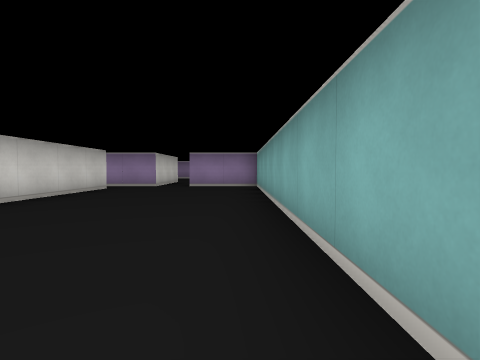
view 1 (above)

23 first-person views from a walk through a cub3D level. The camera is about half as high as the walls, tilts 2° down and sees 80° across. The floor is counted in squares. Each view is taken from the middle of a square. On the plan, view 1 faces up. The plan holds only what a view shows up to about 9 squares ahead; the rest is blank.

view 2
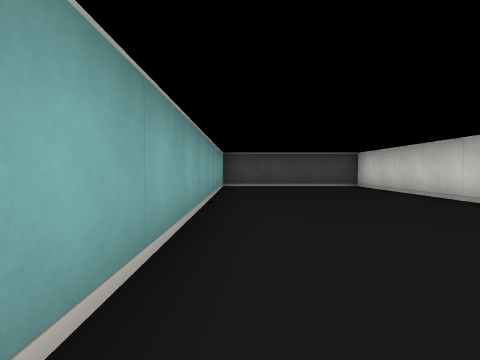

view 3
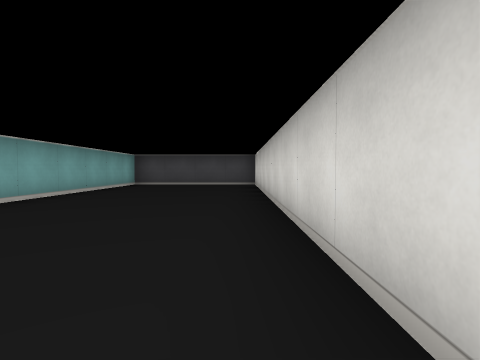

view 4
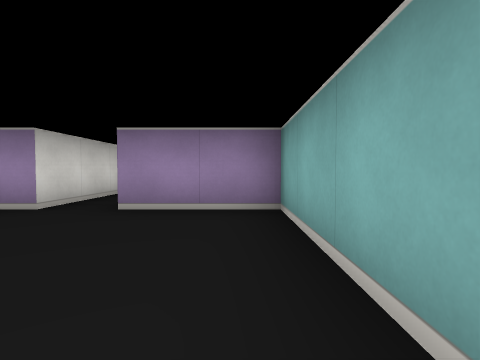

view 5
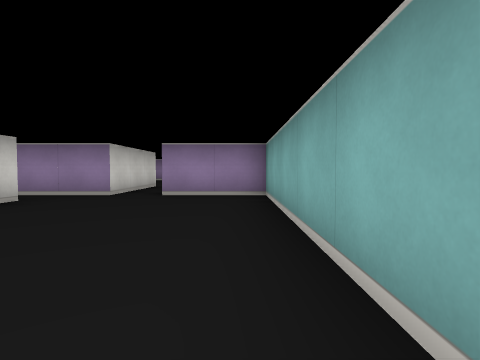

view 6
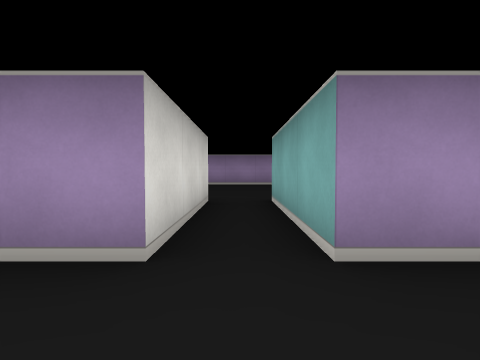

view 7
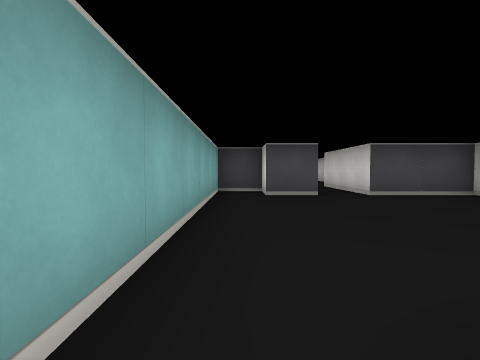

view 8
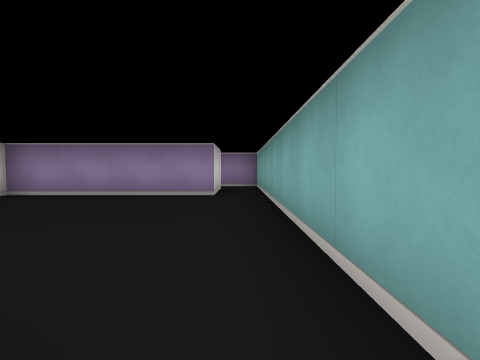

view 9
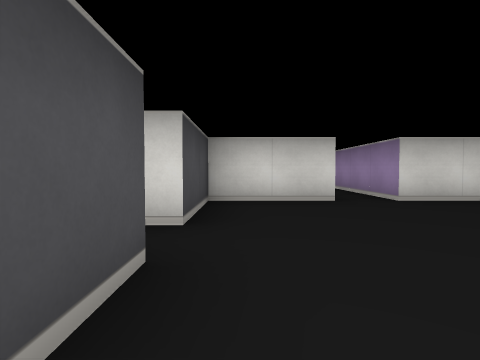

view 10
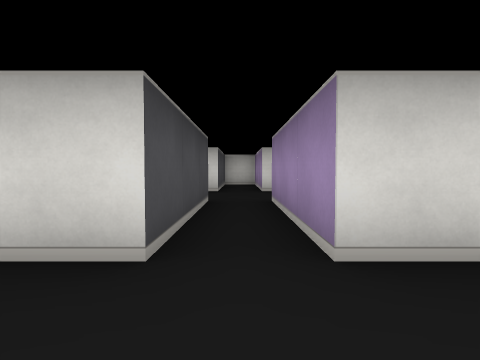

view 11
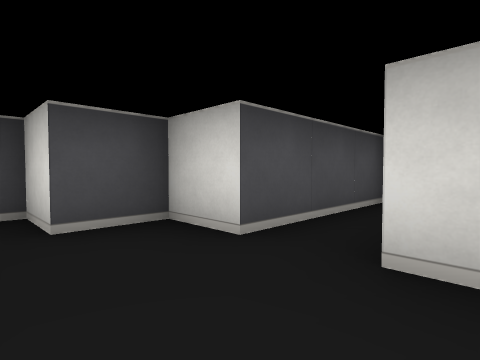

view 12
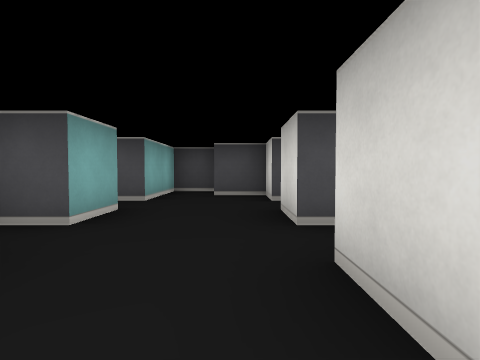

view 13
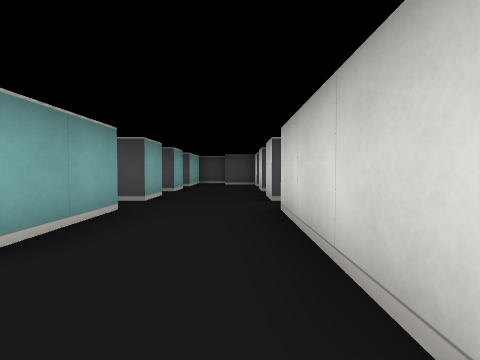

view 14
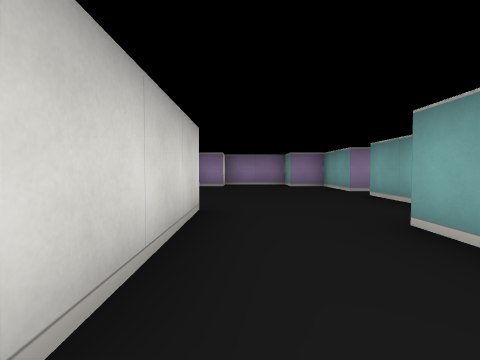

view 15
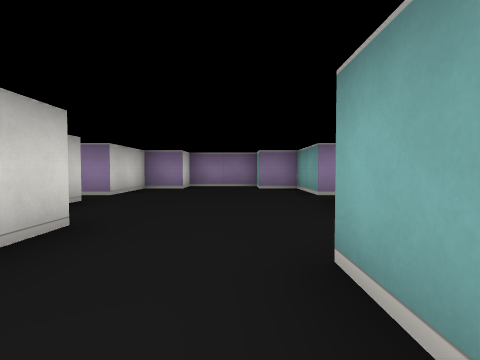

view 16
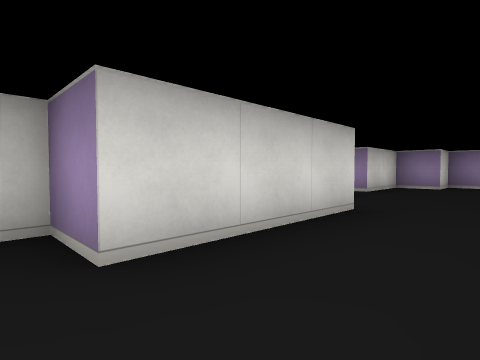

view 17
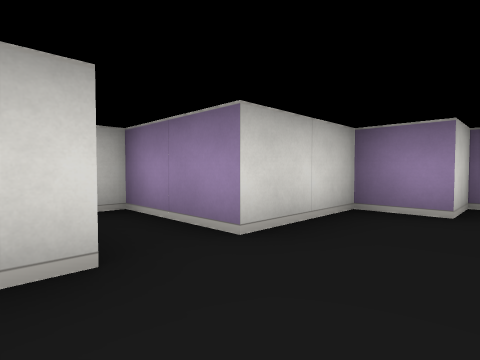

view 18
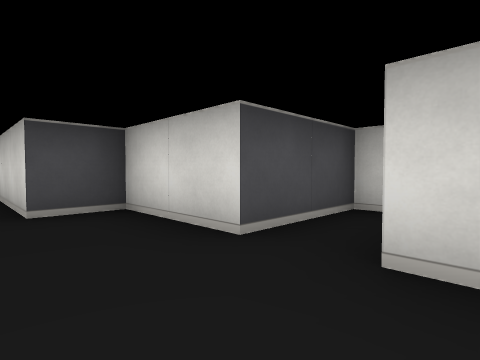

view 19
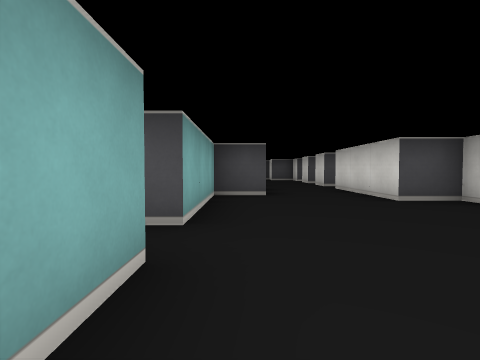

view 20
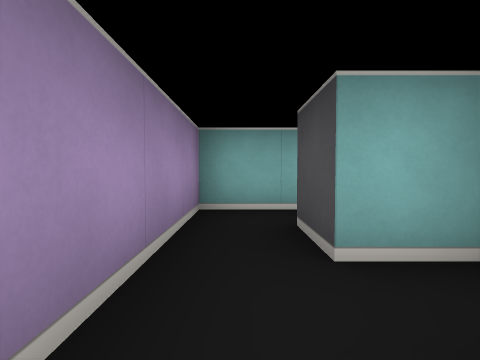

view 21
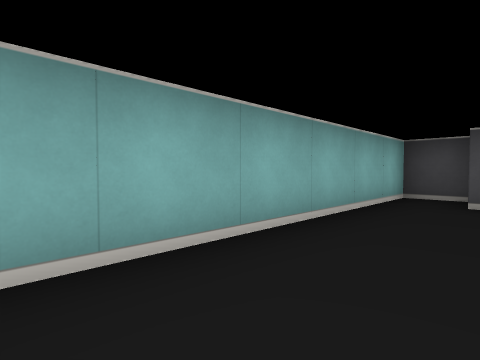

view 22
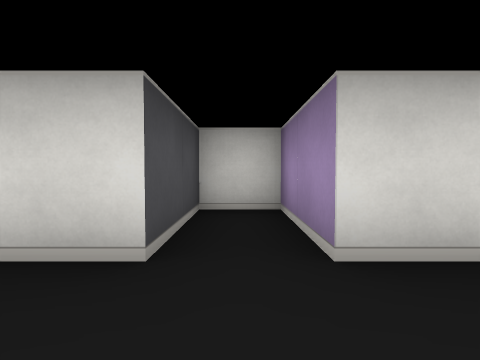

view 23
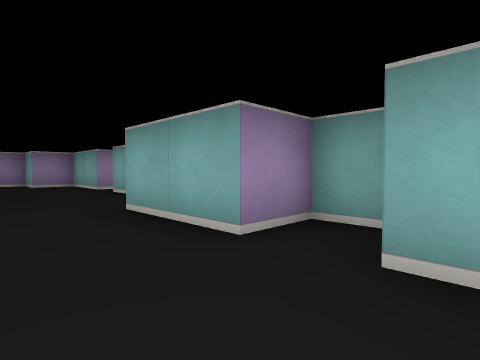

### Floor plan
Ten units are one square. View 1 is at (0, 0); x grows to the right and y downward. Boxes are objects, and circles mark ways between rooms. Rooms are numbered by the first view taken in them; rooms with no view inside come last. Other rooms are left out.
<svg viewBox="-131 -280 141 320">
<path fill="none" stroke="#000" d="M-35 -75 -35 35 5 35 5 -85 -15 -85M-25 -85 -44 -85M-15 -176 -15 -185 -5 -185 -5 -165M5 -165 5 -195 -25 -195M-5 -165 -45 -165 -45 -145 -75 -145M-75 -135 -45 -135 -45 -115 -25 -115 -25 -85M-15 -85 -15 -115 -5 -115 -5 -105 5 -105 5 -165M-95 -175 -95 -165 -115 -165 -115 -155 -95 -155 -95 -145M-75 -165 -75 -175M-75 -145 -75 -155 -69 -155M-65 -245 -65 -265 -75 -265 -75 -275 -95 -275 -95 -265 -105 -265 -105 -245 -125 -245 -125 -235 -105 -235 -105 -215 -95 -215 -95 -185 -105 -185 -105 -181M-75 -175 -70 -175M-65 -178 -65 -185 -75 -185 -75 -205 -65 -205 -65 -235M-95 -145 -119 -145M-126 -135 -95 -135 -95 -125 -85 -125 -85 -115 -75 -115 -75 -135"/>
<circle cx="-20" cy="-80" r="3" fill="#2a7"/>
<circle cx="0" cy="-175" r="3" fill="#2a7"/>
<circle cx="-70" cy="-140" r="3" fill="#2a7"/>
<circle cx="-85" cy="-170" r="3" fill="#2a7"/>
<circle cx="-85" cy="-150" r="3" fill="#2a7"/>
<text x="-20" y="-30">1</text>
<text x="-10" y="-190">2</text>
<text x="-20" y="-140">3</text>
<text x="-90" y="-160">4</text>
<text x="-90" y="-230">5</text>
<text x="-90" y="-140">6</text>
</svg>
Room 1 opens to room 3. Room 2 opens to room 3. Room 3 opens to room 6. Room 4 opens to room 5. Room 4 opens to room 6.

Where each view was taken, in squares from view 1:
view 1: 0 up, 0 right, facing up
view 2: 5 up, 0 right, facing down
view 3: 6 up, 3 left, facing down
view 4: 5 up, 0 right, facing up
view 5: 3 up, 0 right, facing up
view 6: 7 up, 2 left, facing up
view 7: 17 up, 0 right, facing down
view 8: 11 up, 0 right, facing up
view 9: 12 up, 0 right, facing left
view 10: 14 up, 3 left, facing left
view 11: 15 up, 8 left, facing down-left
view 12: 18 up, 9 left, facing down
view 13: 22 up, 9 left, facing down
view 14: 18 up, 9 left, facing up
view 15: 19 up, 8 left, facing up
view 16: 18 up, 8 left, facing up-left
view 17: 23 up, 9 left, facing up-left
view 18: 25 up, 9 left, facing down-left
view 19: 26 up, 7 left, facing down
view 20: 19 up, 3 left, facing right
view 21: 16 up, 1 left, facing down-right
view 22: 16 up, 8 left, facing left
view 23: 17 up, 9 left, facing up-right
